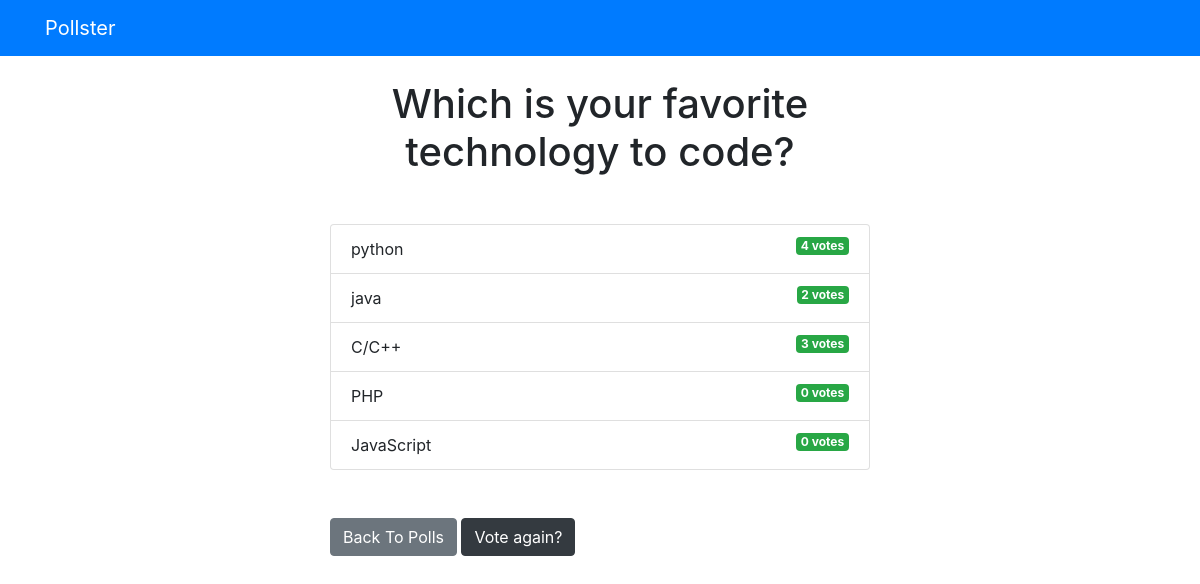
Page /polls/1/results/ on the committed database.
### polls/models.py (models this page shows, shortened)
class Question(models.Model):
    question_text = models.CharField(max_length=200)
    pub_date = models.DateTimeField('date published')

class Choice(models.Model):
    question = models.ForeignKey(Question, on_delete=models.CASCADE)
    choice_text = models.CharField(max_length=200)
    votes = models.IntegerField(default=0)

### polls/views.py (the view)
# urls.py: path('<int:question_id>/results/', views.results, name='results'),
def results(request, question_id):
  question = get_object_or_404(Question, pk=question_id)
  return render(request, 'polls/results.html', { 'question': question })

### templates/polls/results.html
{% extends 'base.html' %}
{% block content %}
<h1 class="mb-5 text-center">{{ question.question_text }}</h1>
<ul class="list-group mb-5">
	{% for choice in question.choice_set.all %}
	<li class="list-group-item">
		{{ choice.choice_text }}  <span class="badge badge-success float-right">{{ choice.votes }} vote{{ choice.votes | pluralize }}</span>
	</li>
	{% endfor %}
</ul>
<a class="btn btn-secondary" href="{% url 'polls:index' %}">Back To Polls</a>
<a class="btn btn-dark" href="{% url 'polls:detail' question.id %}">Vote again?</a>
{% endblock %}

### rows in the picture
Question: question_text "Which is your favorite technology to code?"
Choice: choice_text "python", votes "4", votes|pluralize "s"
Choice: choice_text "java", votes "2", votes|pluralize "s"
Choice: choice_text "C/C++", votes "3", votes|pluralize "s"
Choice: choice_text "PHP", votes "0", votes|pluralize "s"
Choice: choice_text "JavaScript", votes "0", votes|pluralize "s"
